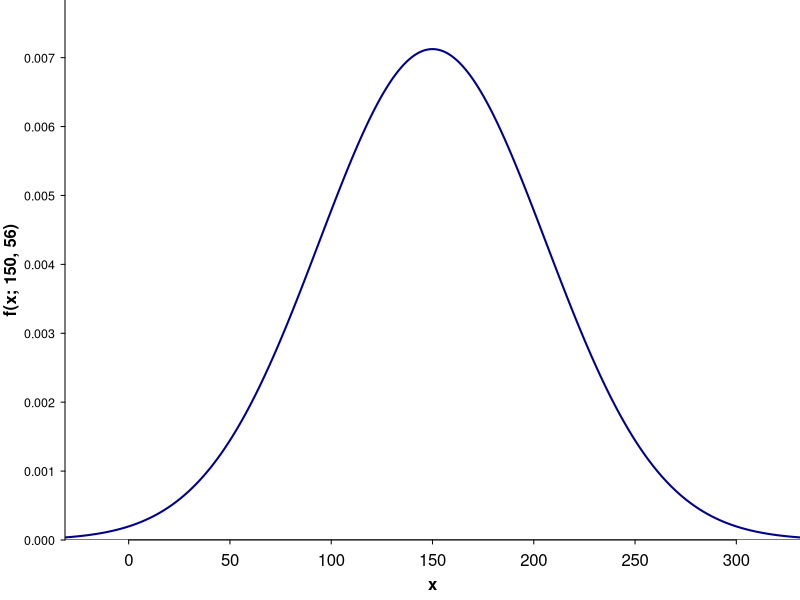
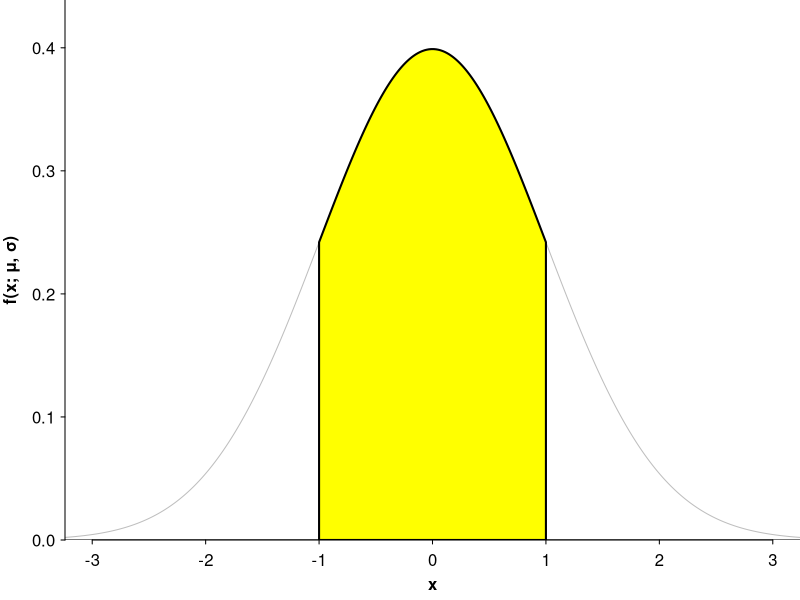
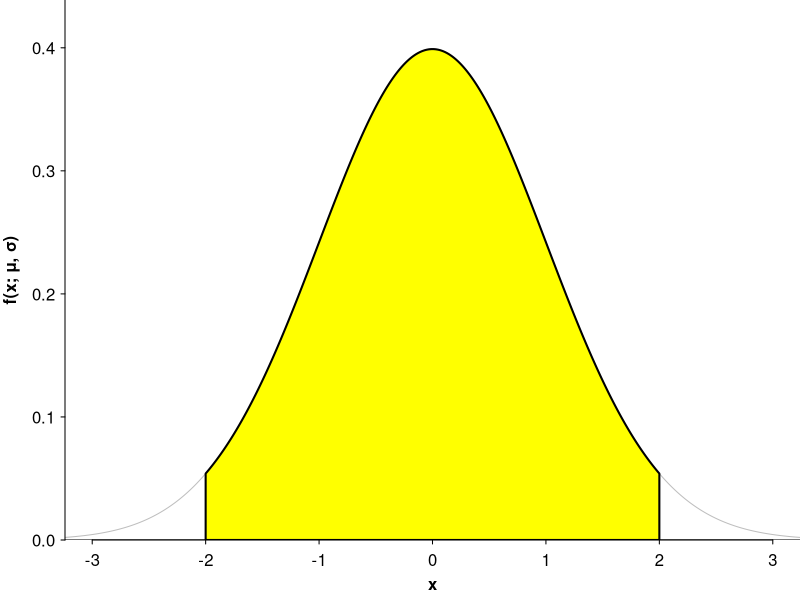
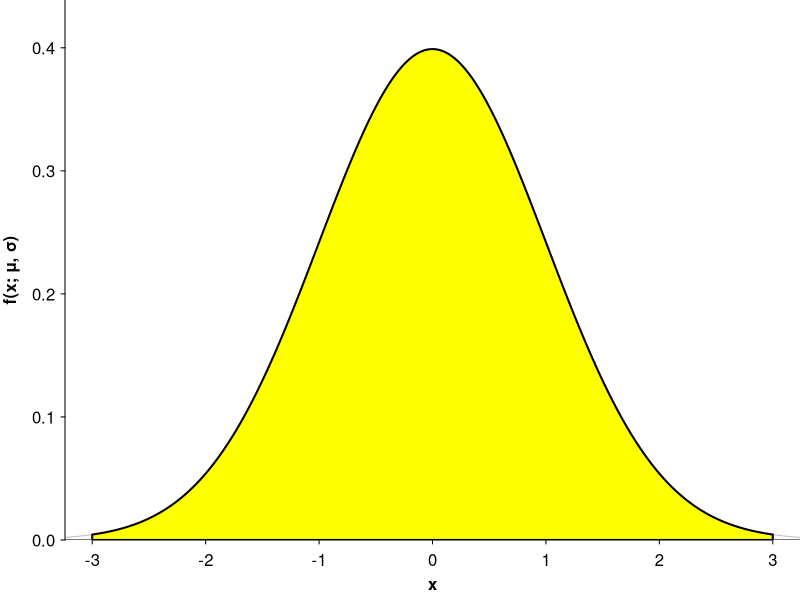
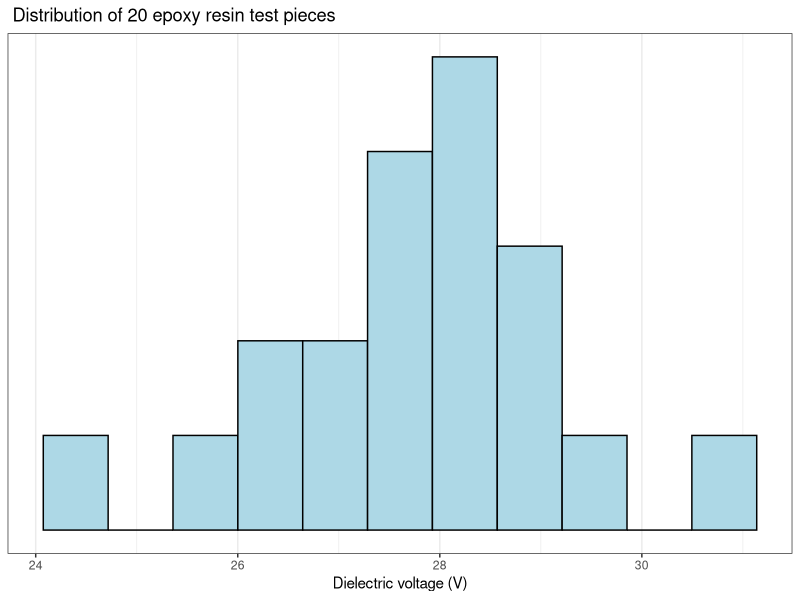

These figures' R source, in order:
## ---- chunk 1
#| include: false
library(knitr)
library(ggplot2)
## ---- chunk 2
#| fig-dpi: 300
#| out-width: 100%
#| fig-align: center
#| fig-width: 8
#| fig-height: 7
#| fig-cap: "**Figure:** A Normal random variable with<br>[**Figure:**]{style=\"visibility: hidden\"} [*&mu;* = 150]{.MathJax-Font} and [*&sigma;* = 56]{.MathJax-Font}."

par(mai = c(0.6, 0.65, 0, 0))
curve(dnorm(x, 150, 56), type = "n", xlim = 150 + c(-3, 3) * 56, ylim = c(0, dnorm(150, 150, 56) * 1.1), axes = FALSE, yaxs = "i", xlab = "", ylab = "")
abline(h = 0)
axis(1, tcl = -0.2, mgp = c(0.75, 0.5, 0))
mtext("x", side = 1, line = 1.7, font = 2)
axis(2, tcl = -0.2, mgp = c(0.75, 0.5, 0), las = 2, cex.axis = 0.75, at = c(seq(0, 0.007, length.out = 8), 1))
mtext("f(x; 150, 56)", side = 2, line = 2.25, font = 2)
curve(dnorm(x, 150, 56), lwd = 2, add = TRUE, from = 150 - 4 * 56, to = 150 + 4 * 56, col = "darkblue", n = 501)
## ---- chunk 3
#| fig-dpi: 300
#| out-width: 100%
#| fig-align: center
#| fig-width: 8
#| fig-height: 7
#| fig-cap: "**Figure:** A Normal random variable with<br>[**Figure:**]{style=\"visibility: hidden\"} [*&mu;* = 150]{.MathJax-Font} and [*&sigma;* = 56]{.MathJax-Font}."
## ---- chunk 4
#| fig-dpi: 300
#| out-width: 100%
#| fig-width: 8
#| fig-height: 7
#| fig-cap: <strong>Figure&colon;</strong> $\mathbb{P}(\mu - \sigma < X < \mu + \sigma) \approx 0.6827$.

ER <- \(z) {
  par(mai = c(0.6, 0.65, 0, 0))
  z0 <- seq(-4, 4, length.out = 1000)
  plot(0, type = "n", xlim = c(-3, 3), ylim = c(0, dnorm(0) * 1.1), axes = FALSE, yaxs = "i", xlab = "", ylab = "")
  lines(x = z0, y = dnorm(z0), col = "gray")
  abline(h = 0)
  axis(1, tcl = -0.2, mgp = c(0.75, 0.5, 0)); mtext("x", side = 1, line = 1.7, font = 2)
  axis(2, tcl = -0.2, mgp = c(0.75, 0.5, 0), las = 2, at = c(0, 0.1, 0.2, 0.3, 0.4, 1.0)); mtext("f(x; μ, σ)", side = 2, line = 2.25, font = 2)
  
  zz <- seq(-z, z, length.out = 1000)
  
  polygon(x = c(zz, rev(zz)), y = c(dnorm(zz), rep(0, length(zz))), col = "yellow", lwd = 2)
}

ER(1)
## ---- chunk 5
#| fig-dpi: 300
#| out-width: 100%
#| fig-width: 8
#| fig-height: 7
#| fig-cap: <strong>Figure&colon;</strong> $\mathbb{P}(\mu - 2\sigma < X < \mu + 2\sigma) \approx 0.9545$.

ER(2)
## ---- chunk 6
#| fig-dpi: 300
#| out-width: 100%
#| fig-width: 8
#| fig-height: 7
#| fig-cap: <strong>Figure&colon;</strong> $\mathbb{P}(\mu - 3\sigma < X < \mu + 3\sigma) \approx 0.9973$.

ER(3)
## ---- chunk 7
#| results: asis
#| classes: excel

breakdown.df <- read.csv("datasets/breakdown.csv")
 
rbind(colnames(breakdown.df), head(breakdown.df, n = 13), rep("...", ncol(breakdown.df))) |>
  kable(format = "html", row.names = TRUE, col.names = LETTERS[1:ncol(breakdown.df)])
## ---- chunk 8
#| fig-dpi: 300
#| fig-height: 4
#| fig-width: 7
#| out-width: 100%
#| fig-cap: "**Figure:** Distribution of 20 epoxy resin test [**Figure:**]{style=\"visibility: hidden;\"} pieces' dielectric voltages."
ggplot(breakdown.df, aes(x = Voltage)) +
  labs(x = "Dielectric voltage (V)", title = " Distribution of 20 epoxy resin test pieces") +
  theme_bw() + 
  geom_histogram(center = 0, binwidth = (max(breakdown.df$Voltage) - min(breakdown.df$Voltage)) / 10, colour = "black", fill = "lightblue") + 
  labs(y = NULL) + 
  scale_y_continuous(breaks = NULL)
